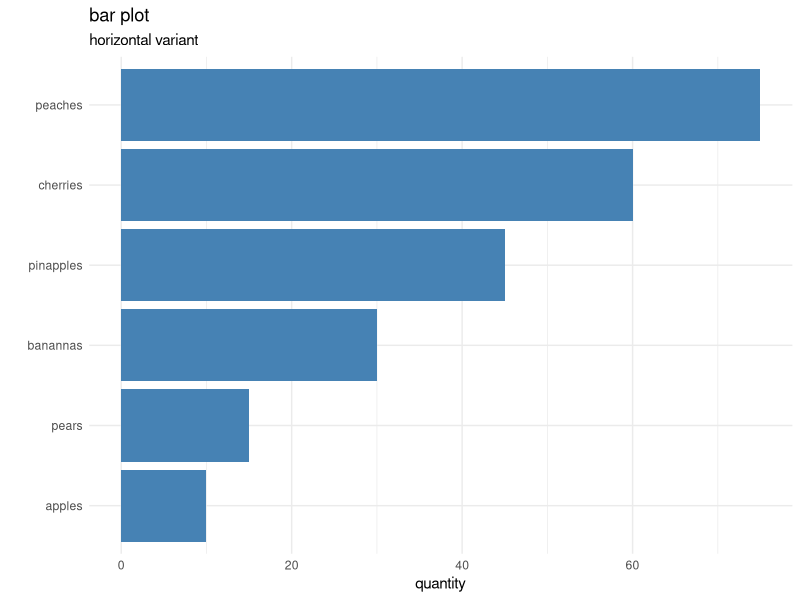

This figure's R source:
## ---- chunk 1
library(tidyverse)
## ---- chunk 2

# create dummy categorical data
categorical_data <- 
  tibble(fruit = c("apples", "pears", "banannas", "pinapples", "cherries", "peaches"),
         quantity = c(10, 15, 30, 45, 60, 75)) %>% 
  
  # for categorical graphs its often useful to make the category a factor. This lets
  # you control the order by which it appears on the plot. Below we use fct_reorder
  # from the forcats package to reorder the fruit variable by the quantity of fruit.
  mutate(fruit = forcats::fct_reorder(fruit, quantity))



# barchart

# ggplot is the first command for any ggplot2 plot. data and aestetics aes()
# can be defined here or in any individual geom_*(function) 
ggplot(data = categorical_data, aes(x = fruit, y = quantity)) +
  
  # geom_bar takes a quantity from a "tidy" dataset, here we just have one
  # category-value pair so we use geom_col instead
  geom_col(fill = "steelblue") +
  
  # themes change the overall look of the plot. these can also be modified
  # further if need be (also can use packaged themes like theme_economist)
  theme_minimal() +
  
  # coord_flip flips the x and y axis which is useful for making bar charts
  # with lots of values. Omit to make normal bar chart
  coord_flip() +
  
  xlab("")+ # no label
  
  # title the plot, can also have a subtitle
  ggtitle(label = "bar plot",
          subtitle = "horizontal variant")

